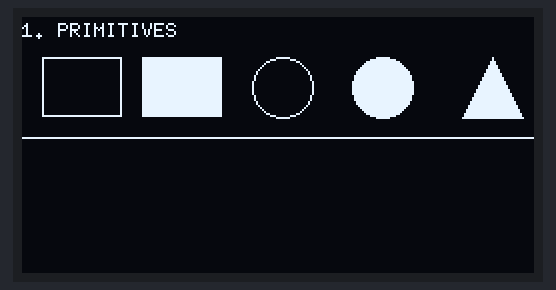
This sketch was run on a simulated Arduino Nano, built with avr-gcc and run on an emulated ATmega328P. Shown: 256×128 one-colour display.

Above: at 0.9 s.
At 4.4 s:
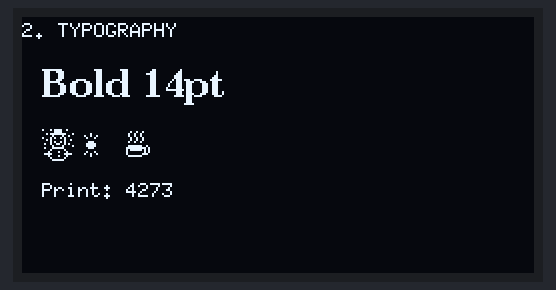
At 5.7 s:
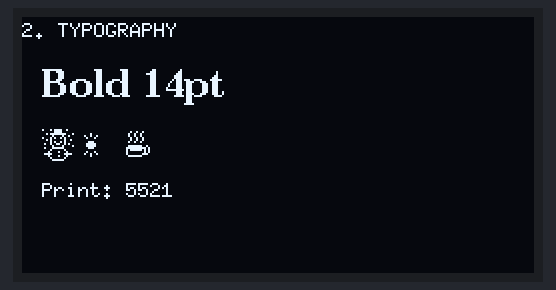
At 11.1 s:
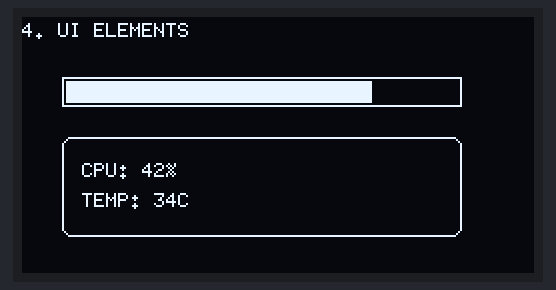
At 17.8 s:
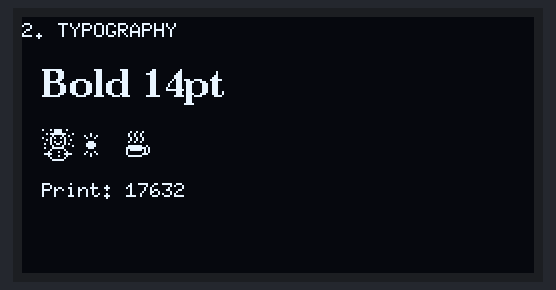
At 34.4 s:
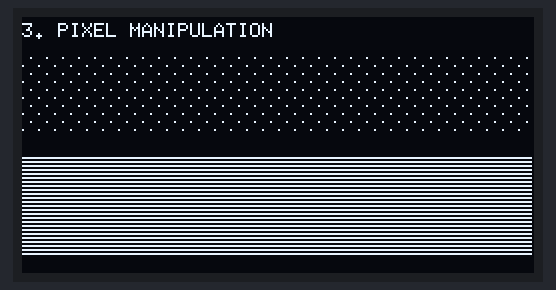

Measured:
- what the display in image 0 shows lasts 3.6 s, from 0.8 s to 4.4 s
- what the display in image 1 shows lasts 1.2 s, from 4.4 s to 5.6 s
- what the display in image 3 shows lasts 0.8 s, from 11.0 s to 11.8 s
- what the display in image 4 shows lasts 1.3 s, from 17.7 s to 19.0 s
- what the display in image 5 shows lasts 3.4 s, from 34.4 s to 37.8 s

The sketch:

test.ino
```cpp
#include <U8g2lib.h>
#include <SPI.h>

// Nano Constructor: Page Buffer (_1_) is key here.
U8G2_SSD1363_256X128_1_4W_HW_SPI u8g2(U8G2_R0, /* cs=*/ 7, /* dc=*/ 9, /* reset=*/ 8);

int scene = 0;
unsigned long lastSwitch = 0;

void setup() {
  u8g2.begin();
}

void loop() {
  // Switch scenes every 3 seconds
  if (millis() - lastSwitch > 3000) {
    scene = (scene + 1) % 4;
    lastSwitch = millis();
  }

  u8g2.firstPage();
  do {
    switch (scene) {
      case 0: drawPrimitives(); break;
      case 1: drawTextDemo();   break;
      case 2: drawPatterns();   break;
      case 3: drawUIDemo();     break;
    }
  } while (u8g2.nextPage());
}

// --- SCENE 0: MATHEMATICAL PRIMITIVES ---
void drawPrimitives() {
  u8g2.setFont(u8g2_font_6x10_tf);
  u8g2.drawStr(0, 10, "1. PRIMITIVES");

  u8g2.drawFrame(10, 20, 40, 30);      // Empty Box
  u8g2.drawBox(60, 20, 40, 30);       // Filled Box
  u8g2.drawCircle(130, 35, 15);       // Circle
  u8g2.drawDisc(180, 35, 15);         // Filled Disc
  u8g2.drawTriangle(220, 50, 250, 50, 235, 20); // Triangle
  u8g2.drawLine(0, 60, 255, 60);      // Horizontal Line
}

// --- SCENE 1: TYPOGRAPHY (TEXT) ---
void drawTextDemo() {
  u8g2.drawStr(0, 10, "2. TYPOGRAPHY");

  u8g2.setFont(u8g2_font_ncenB14_tr); // Large Bold
  u8g2.drawStr(10, 40, "Bold 14pt");

  u8g2.setFont(u8g2_font_unifont_t_symbols); // Icons/Symbols
  u8g2.drawGlyph(10, 70, 0x2603); // Snowman
  u8g2.drawGlyph(30, 70, 0x2600); // Sun
  u8g2.drawGlyph(50, 70, 0x2615); // Coffee

  u8g2.setFont(u8g2_font_6x10_tf);
  u8g2.setCursor(10, 90);
  u8g2.print("Print: "); u8g2.print(millis()); // Dynamic values
}

// --- SCENE 2: PIXEL PATTERNS ---
void drawPatterns() {
  u8g2.drawStr(0, 10, "3. PIXEL MANIPULATION");

  // Dithered gradient effect (manual pixels)
  for(int x=0; x<256; x+=4) {
    for(int y=20; y<60; y+=4) {
      if ((x + y) % 8 == 0) u8g2.drawPixel(x, y);
    }
  }

  // High-speed scanlines
  for(int i=70; i<120; i+=2) u8g2.drawHLine(0, i, 255);
}

// --- SCENE 3: UI ELEMENTS ---
void drawUIDemo() {
  u8g2.drawStr(0, 10, "4. UI ELEMENTS");

  // Progress Bar
  u8g2.drawFrame(20, 30, 200, 15);
  int progress = (millis() / 20) % 196;
  u8g2.drawBox(22, 32, progress, 11);

  // Scrolling area
  u8g2.drawRFrame(20, 60, 200, 50, 5); // Rounded Frame
  u8g2.drawStr(30, 80, "CPU: 42%");
  u8g2.drawStr(30, 95, "TEMP: 34C");
}
```
